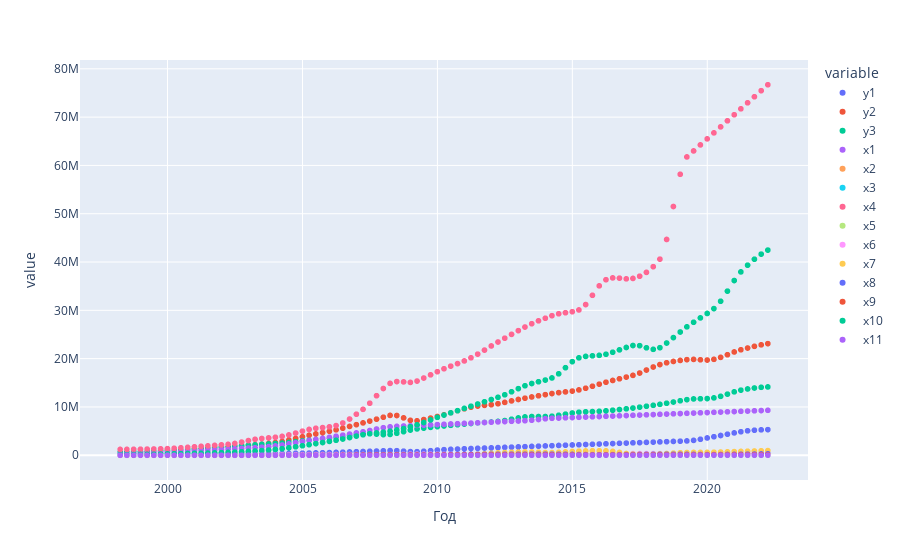

Notebook code for this chart:
### Code cell
# InterpolateData(data).scatter()
# InterpolateData(data, method='cubic').scatter()
# InterpolateData(data, method='quadratic').scatter()
InterpolateData(data, method='akima').scatter()
